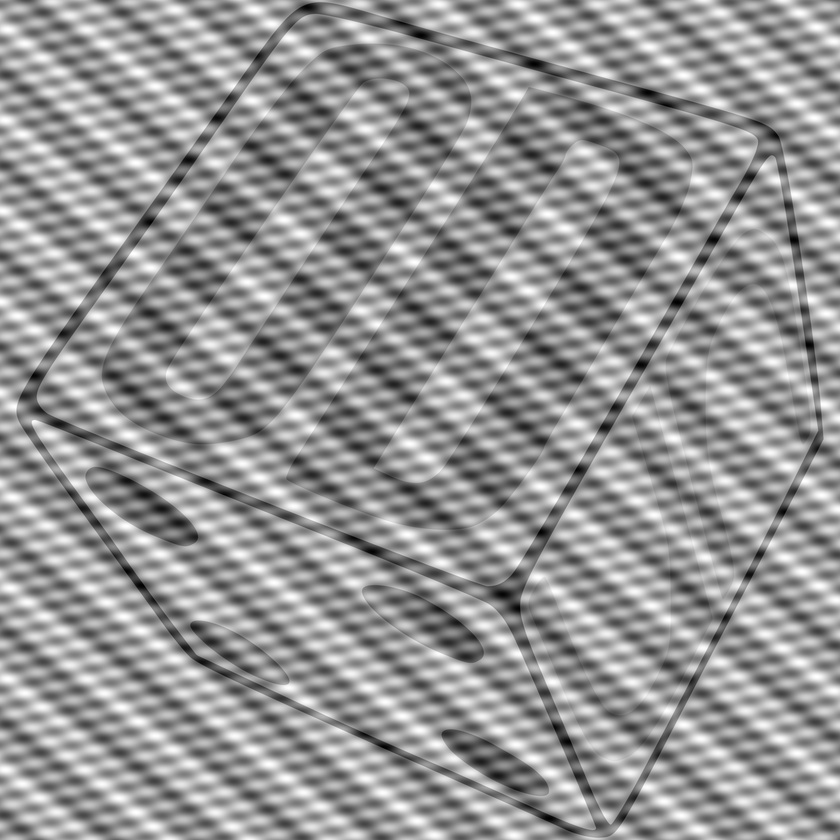
#> input picture Practicas/Practica_02/Actividad_1/Noise images/Noise (9).png, 840 x 840 px, shrunk from 2048 x 2048 before the run, found by its file name
$ python Correlaciones.py
#> lines starting #> are read from the running program, lines starting #| are printed output that depends on the picture
import cv2
import numpy as np
import matplotlib.pyplot as plt
from skimage.restoration import estimate_sigma
from skimage.measure import shannon_entropy
import sys

# --- Configuración ---
NOISY_IMG_PATH = 'Practicas/Practica_02/Actividad_1/Noise images/Noise (9).png'
FILTERED_IMG_PATH = 'Practicas/Practica_02/Actividad_1/CORE_FILTR.png'

# Fracción del espectro que consideramos "altas frecuencias"
# 0.15 = el 15% central es baja frecuencia, el resto es alta.
HF_FREQUENCY_RATIO = 0.25
# ---------------------

def load_image_or_exit(image_path):
    """Carga una imagen en escala de grises o termina el script si no la encuentra."""
    image = cv2.imread(image_path, cv2.IMREAD_GRAYSCALE)
#> image is the input picture: shape (840, 840); min 0, max 255, mean 148.8
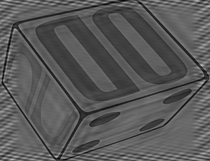
#> input picture Practicas/Practica_02/Actividad_1/CORE_FILTR.png, 210 x 161 px, shrunk from 512 x 393 before the run, found by its file name
#> in load_image_or_exit, image is the input picture: shape (161, 210); min 4, max 185, mean 88.6
    if image is None:
        print(f"Error: No se pudo cargar la imagen en: {image_path}")
        print("Por favor, asegúrate de que el archivo exista en la misma carpeta que el script.")
        sys.exit(1)
    return image

def get_fft_spectrum(image):
    """Calcula el espectro de magnitud 2D centrado y en escala logarítmica."""
    # Convertir a float para la FFT
    image_float = image.astype(np.float32)

    # 1. Aplicar FFT y centrar (shift) el componente DC
    f = np.fft.fft2(image_float)
    fshift = np.fft.fftshift(f)

    # 2. Calcular el espectro de magnitud para visualización (logarítmico)
    magnitude_spectrum = 20 * np.log(np.abs(fshift) + 1) # +1 para evitar log(0)
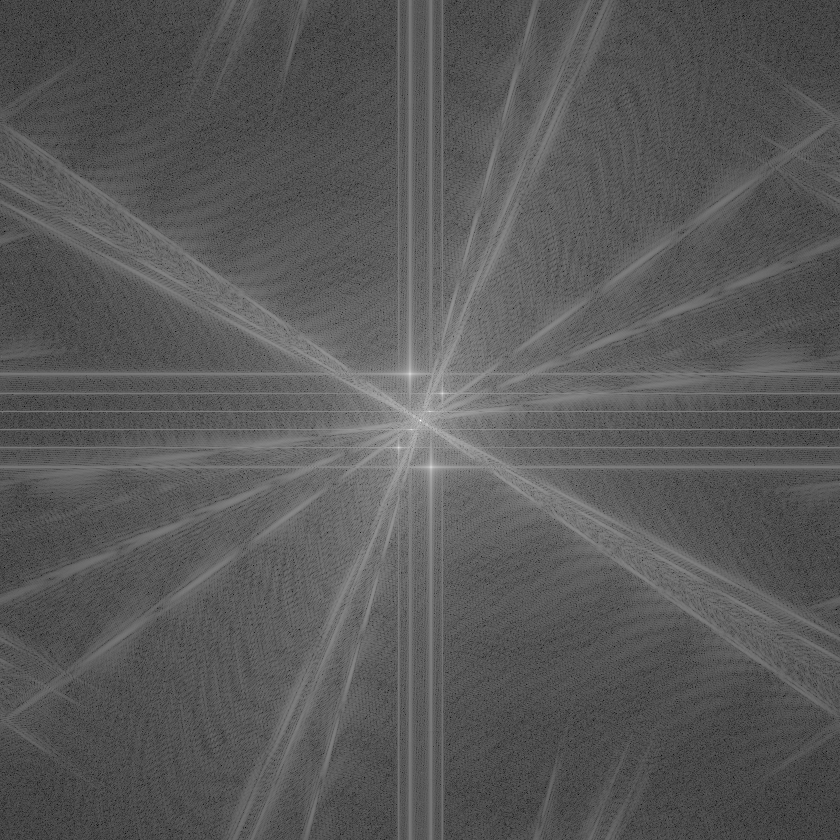
#> magnitude_spectrum: shape (840, 840) float64; min 17.14, max 369.4, mean 141.2; drawn with min black and max white
#> in get_fft_spectrum (call 2), `magnitude_spectrum = 20 * np.log(np.abs(fshift) + 1)`:
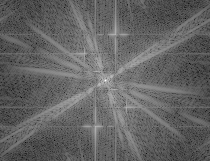
#> magnitude_spectrum: shape (161, 210) float64; min 24.74, max 298.2, mean 131.9; drawn with min black and max white

    return fshift, magnitude_spectrum

def calculate_hf_energy(fshift, hf_ratio):
    """Calcula la energía total en las altas frecuencias del espectro."""
#> called with fshift = array of shape (840, 840), hf_ratio = 0.25
    rows, cols = fshift.shape
#> rows = 840; cols = 840
    crow, ccol = rows // 2, cols // 2
#> crow = 420; ccol = 420

    # Definir el radio de la banda de bloqueo (bajas frecuencias)
    radius = int(min(crow, ccol) * hf_ratio)
#> radius = 105

    # Crear una máscara circular (1 en altas frec, 0 en bajas frec)
    y, x = np.ogrid[-crow:rows-crow, -ccol:cols-ccol]
#> y = 840 values from -420 to 419
    mask = x*x + y*y > radius*radius

    # Calcular la energía de alta frecuencia (Suma de |F(u,v)|^2)
    hf_energy = np.sum(np.abs(fshift[mask])**2)
#> hf_energy = 9.66e+12
    return hf_energy

# --- 1. Cargar Imágenes ---
noisy_img = load_image_or_exit(NOISY_IMG_PATH)
filtered_img = load_image_or_exit(FILTERED_IMG_PATH)

# --- 2. Análisis Cuantitativo (Impresión en Consola) ---

print("--- ANÁLISIS CUANTITATIVO GLOBAL DE REDUCCIÓN DE RUIDO ---")


#Análisis Espectral (FFT)
print("\n[MÉTODO: Energía de Alta Frecuencia (Global)]")
noisy_fshift, noisy_spec_img = get_fft_spectrum(noisy_img)
filtered_fshift, filtered_spec_img = get_fft_spectrum(filtered_img)

hf_energy_noisy = calculate_hf_energy(noisy_fshift, HF_FREQUENCY_RATIO)
#> hf_energy_noisy = 9.66e+12
hf_energy_filtered = calculate_hf_energy(filtered_fshift, HF_FREQUENCY_RATIO)
#> hf_energy_filtered = 2.8e+11
hf_reduction = (1 - hf_energy_filtered / hf_energy_noisy) * 100
#> hf_reduction = 97.1
print(f"  > Energía HF (Ruidosa):   {hf_energy_noisy:10.2e}")
#|   > Energía HF (Ruidosa):     9.66e+12
print(f"  > Energía HF (Filtrada):  {hf_energy_filtered:10.2e}")
#|   > Energía HF (Filtrada):    2.80e+11
print(f"  > Reducción de energía HF:  {hf_reduction:10.1f}%")
#|   > Reducción de energía HF:        97.1%

# Método: Entropía (Teoría de Información)
print("\n[MÉTODO 3: Entropía de Shannon (Global)]")
entropy_noisy = shannon_entropy(noisy_img)
#> entropy_noisy = 7.46
entropy_filtered = shannon_entropy(filtered_img)
#> entropy_filtered = 6.35
entropy_reduction = (1 - entropy_filtered / entropy_noisy) * 100
#> entropy_reduction = 14.97
print(f"  > Entropía (Ruidosa):   {entropy_noisy:10.2f} bits/píxel")
#|   > Entropía (Ruidosa):         7.46 bits/píxel
print(f"  > Entropía (Filtrada):  {entropy_filtered:10.2f} bits/píxel")
#|   > Entropía (Filtrada):        6.35 bits/píxel
print(f"  > Reducción de entropía:  {entropy_reduction:10.1f}%")
#|   > Reducción de entropía:        15.0%
print("---------------------------------------------------------")


# --- Graficas ---


fig = plt.figure(figsize=(16, 12)) # Ajustar tamaño (más alto)
gs = fig.add_gridspec(2, 4)
fig.suptitle('Comparación Cuantitativa de Reducción de Ruido', fontsize=20, y=0.98)

# Eje 1: Ocupa TODA la primera fila (fusiona las columnas 0 y 1)
ax1 = fig.add_subplot(gs[0, 1:3])
# Eje 2: Ocupa la celda de abajo a la izquierda (fila 1, col 0)
ax2 = fig.add_subplot(gs[1, 0:2])
# Eje 3: Ocupa la celda de abajo a la derecha (fila 1, col 1)
ax3 = fig.add_subplot(gs[1, 2:4])


# Gráfica 1: Energía de Alta Frecuencia (FFT) - va en ax1
ax1.bar(
    ['Imagen Ruidosa', 'Imagen Filtrada'],
    [hf_energy_noisy, hf_energy_filtered],
    color=["#1D20D3", "#0EB31C"],
    width=0.6
)
ax1.set_title('Método: Energía de Alta Frecuencia ', fontsize=14)
ax1.set_ylabel('Energía Total (Escala Log)', fontsize=12)
ax1.set_yscale('log') # La escala logarítmica es clave aquí
ax1.grid(axis='y', linestyle='--', alpha=0.7)
ax1.text(1, hf_energy_filtered, f'{hf_reduction:.1f}%\nReducción',
               ha='center', va='bottom', fontsize=12, color='black', fontweight='bold')

#Espectro FFT (Ruidosa)
im1 = ax2.imshow(noisy_spec_img, cmap='hot',
                       vmax=max(noisy_spec_img.max(), filtered_spec_img.max()),
                       vmin=min(noisy_spec_img.min(), filtered_spec_img.min()))
ax2.set_title('Espectro de Frecuencias $S(ξ,η)$', fontsize=14)
ax2.set_xticks([])
ax2.set_yticks([])
fig.colorbar(im1, ax=ax2, orientation='horizontal', pad=0.1, fraction=0.046)
# Dibujar el círculo que separa altas/bajas frecuencias
radius = int(min(noisy_img.shape[0]//2, noisy_img.shape[1]//2) * HF_FREQUENCY_RATIO)
#> radius = 105
circle = plt.Circle((noisy_img.shape[1]//2, noisy_img.shape[0]//2), radius, color='black',
                    fill=False, linestyle='--', linewidth=2, alpha=0.7)
ax2.add_patch(circle)


# Espectro FFT (Filtrada)
im2 = ax3.imshow(filtered_spec_img, cmap='hot',
                       vmax=max(noisy_spec_img.max(), filtered_spec_img.max()),
                       vmin=min(noisy_spec_img.min(), filtered_spec_img.min()))
ax3.set_title('Espectro de Frecuencias ($U(x´,y´)$)', fontsize=14)
ax3.set_xticks([])
ax3.set_yticks([])
fig.colorbar(im2, ax=ax3, orientation='horizontal', pad=0.1, fraction=0.046)
# Dibujar el círculo
radius = int(min(filtered_img.shape[0]//2, filtered_img.shape[1]//2) * HF_FREQUENCY_RATIO)
#> radius = 20
circle = plt.Circle((filtered_img.shape[1]//2, filtered_img.shape[0]//2), radius, color='black',
                    fill=False, linestyle='--', linewidth=2, alpha=0.7)
ax3.add_patch(circle)

plt.tight_layout(rect=[0, 0.03, 1, 0.95]) # Ajustar para el supertítulo
plt.show()
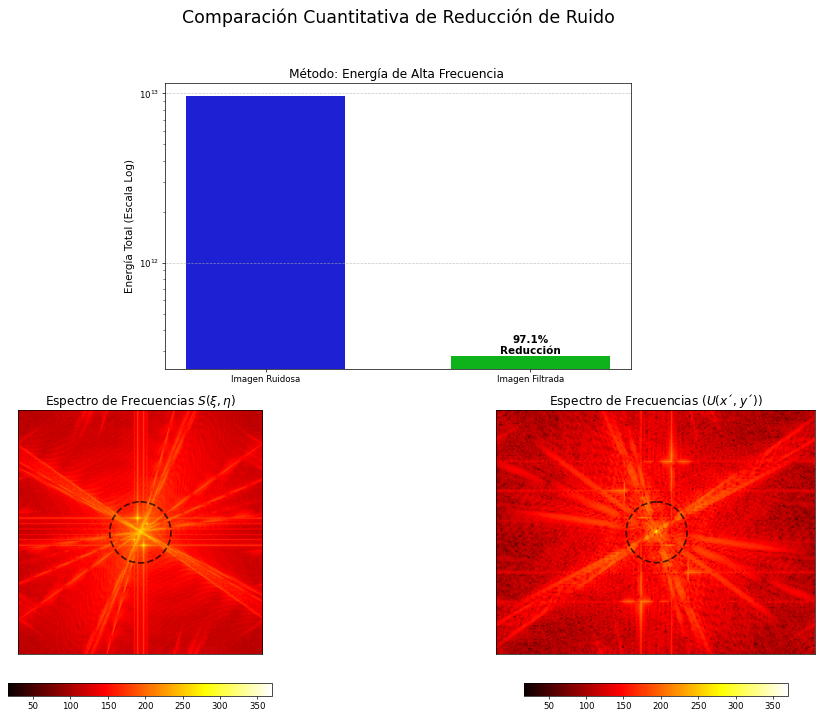
#> figure drawn by matplotlib, 5 panels
